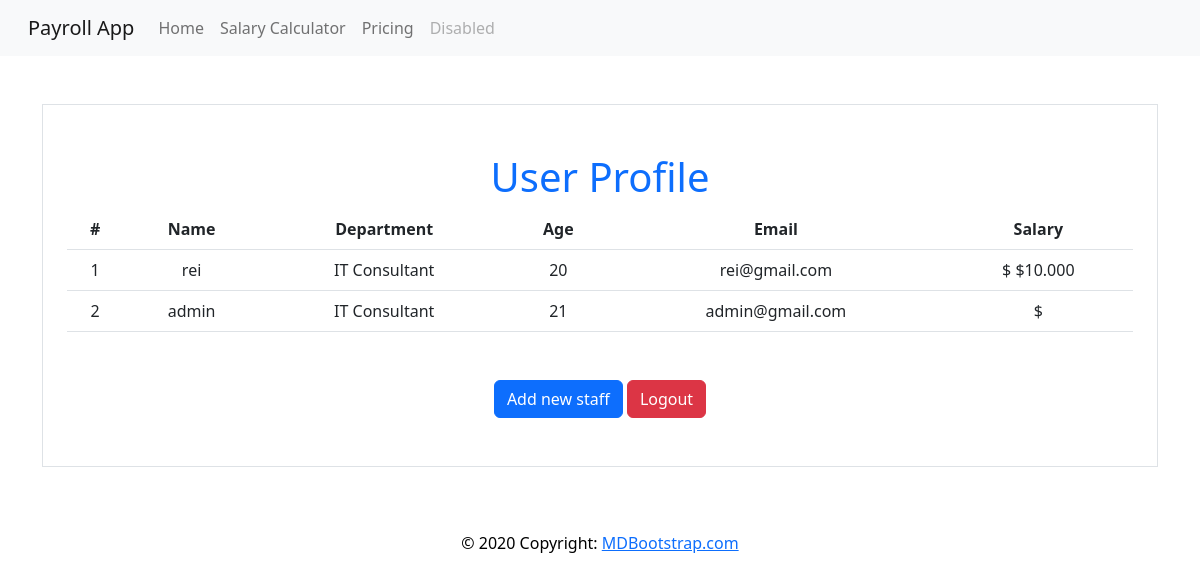
Page /index.php (signed in) on the earlier database version.
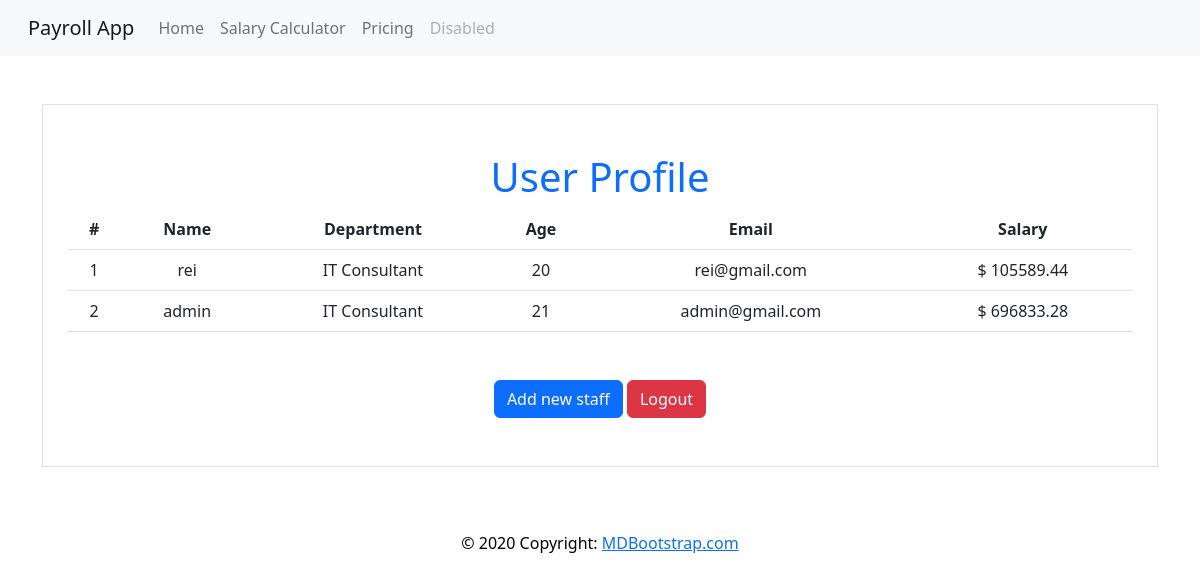
Same page on the later database version.
### tables this page shows
CREATE TABLE `users` (
  `id` int(15) NOT NULL,
  `username` varchar(255) NOT NULL,
  `password` varchar(255) NOT NULL,
  `email` varchar(255) DEFAULT NULL,
  `profile_picture` varchar(255) DEFAULT NULL,
  `age` varchar(255) NOT NULL,
  `department` varchar(255) NOT NULL,
  `salary` varchar(255) NOT NULL,
  `FullName` varchar(255) DEFAULT NULL
);

### index.php (the view, shortened to what this page needs)
<?php
include('db.php');
?>
<!DOCTYPE html>
<html lang="en">
<?php include('head.php') ?>
<body>
    <?php include('navbar.php'); ?>
    <div class="container text-center mt-5">
        <div id="border" class="container border">
            <div class="mt-5">
                <?php
        if (isset($_SESSION['username'])) {
          echo '                <h1 class="text-primary">User Profile</h1>
                  ';
        } else {
          echo '                <h1 class="text-primary">All Staff</h1>
';
        }
        ?>
            </div>
            <?php
      if (isset($_SESSION['username'])) {
        if ($_SESSION['username'] == 'admin') {
          echo '<div class="container">
                <table class="table">
                    <tr>
                        <th>#</th>
                        <th>Name</th>
                        <th>Department</th>
                        <th>Age</th>
                        <th>Email</th>
                        <th>Salary</th>
                    </tr>
                    ';
          $sql = "SELECT * FROM users";
          $result = mysqli_query($db_connection, $sql);
          while ($row = $result->fetch_assoc()) {
            $id  = $row['id'];
            $name = $row['username'];
            $age = $row['age'];
            $email = $row['email'];
            $salary = $row['salary'];
            $department = $row['department'];
            echo '<tr>
          <td>';
            echo $id;
            echo '</td>
                        <td>';
            echo $name;
            echo '</td>
                        <td>';
            echo $department;
            echo '</td>
                        <td>';
            echo $age;
            echo '</td>
                        <td>';
            echo $email;
            echo
            '</td>
                        <td>$ ';
            echo $salary;
            echo '</td>
                    </tr>';
          }
          echo '</table>
            </div>';
        } else {
          include('profile_info.php');
        }
      }
      ?>
            <div class="container mt-5 mb-5">
                <?php
        if (isset($_SESSION['username'])) {
          if ($_SESSION['username'] == 'admin') {
            echo '                <a href="add_staff.php" class="btn btn-primary">Add new staff</a>
';
          };
          echo '                <a href="logout.php" class="btn btn-danger">Logout</a>
';
        } else {
          echo 'YOU MUST LOGIN';
          echo '                <a href="login.php" class="btn btn-primary">Login</a>
';
        } ?>
            </div>
        </div>
    </div>
    <div class="mt-5">
        <?php include('footer.php') ?>
    </div>
</body>
</html>

### head.php (shortened to what this page needs)
<head>
    <link rel="stylesheet" href="static/css/bootstrap.css" />
    <link rel="stylesheet" href="static/css/bootstrap.min.css" />
    <link rel="stylesheet" href="static/css/bootstrap.rtl.css" />
    <link rel="stylesheet" href="static/css/bootstrap.rtl.min.css" />
</head>

### navbar.php (shortened to what this page needs)
<nav class="navbar navbar-expand-lg bg-light">
    <div class="container-fluid">
        <a class="navbar-brand" href="index.php">Payroll App</a>
        <div class="collapse navbar-collapse" id="navbarNavAltMarkup">
            <div class="navbar-nav">
                <a class="nav-link" aria-current="page" href="index.php">Home</a>
                <a class="nav-link" href="salary.php">Salary Calculator</a>
                <a class="nav-link" href="#">Pricing</a>
                <a class="nav-link disabled">Disabled</a>
            </div>
        </div>
    </div>
</nav>

### footer.php (shortened to what this page needs)
<footer class="footer font-small blue">
    <div class="footer-copyright text-center py-3">© 2020 Copyright:
        <a href="/"> MDBootstrap.com</a>
    </div>
</footer>

### footer.php (style rules this page uses)
.footer { position: relative; left: 0; bottom: 0; width: 100%; color: black; text-align: center; background-color: 248, 249, 250; }

Differences in the rows shown:
changed users "rei": salary "$10.000" → "105589.44"
changed users "admin": salary (not shown) → "696833.28"
